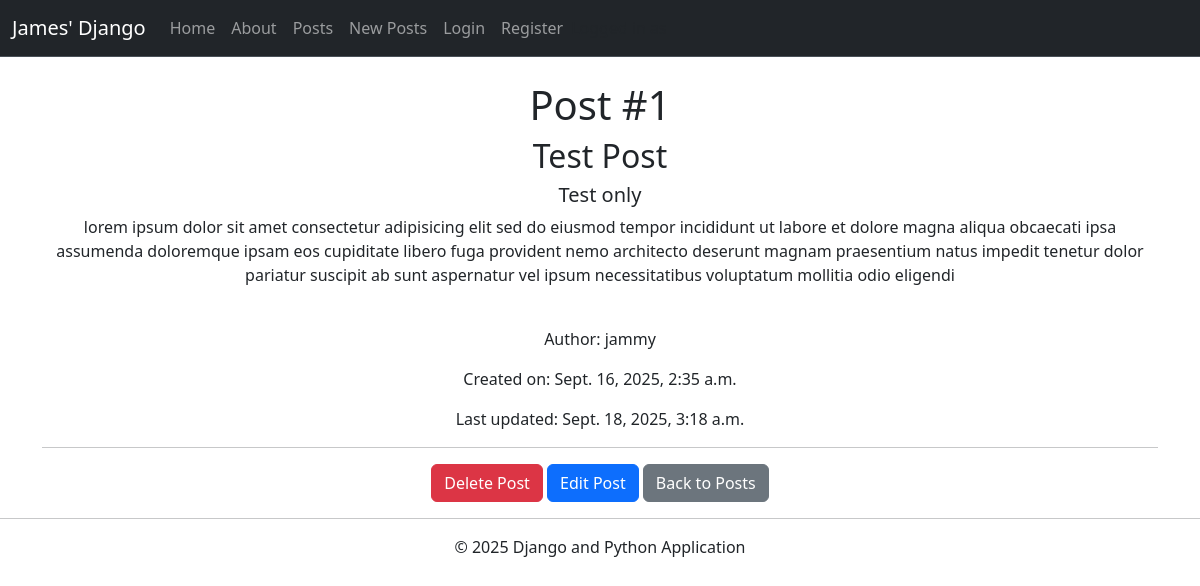
The app's page /posts/1/ with its own data.
### posts/models.py (models this page shows, shortened)
class Post(models.Model):
    title = models.CharField(max_length=128)
    subtitle = models.TextField(max_length=256)
    body = models.TextField()
    author = models.ForeignKey(get_user_model(), on_delete=models.CASCADE)
    created_on = models.DateTimeField(auto_now_add=True)
    updated_on = models.DateTimeField(auto_now=True)

### posts/views.py (the view)
# urls.py: path('<int:pk>/', PostDetailView.as_view(), name='post_detail'),
class PostDetailView(DetailView):
    model = Post
    template_name = 'posts/detail.html'
    context_object_name = 'single_post'

### templates/posts/detail.html
{% extends "base.html" %} {%load static %} {% block css %}
<link rel="stylesheet" href="{% static 'css/posts.css' %}" />
{% endblock css %} {% block title %} {{single_post.title}} {% endblock title%}
{% block content %}
<div class="single_post">
  <div>
    <h1>Post #{{single_post.id}}</h1>
    <h2>{{single_post.title}}</h2>
    <h5>{{single_post.subtitle}}</h5>
    <p>{{single_post.body}}</p>
    <br />
    <p>Author: {{single_post.author}}</p>
    <p>Created on: {{single_post.created_on}}</p>
    <p>Last updated: {{single_post.updated_on}}</p>
  </div>
  <hr />
</div>
<a class="btn btn-danger" href="{% url 'post_delete' single_post.id %}"
  >Delete Post</a
>
<a class="btn btn-primary" href="{% url 'post_edit' single_post.id %}"
  >Edit Post</a
>
<a class="btn btn-secondary" href="{% url 'posts' %}">Back to Posts</a>
{% endblock content %}

### records on screen
Post: id "1", title "Test Post", subtitle "Test only", body "lorem ipsum dolor sit amet consectetur adipisicing elit sed do eiusmod tempor incididunt ut labore et dolore magna aliqua obcaecati ipsa assumenda doloremque ipsam eos cupiditate libero fuga provident nemo architecto deserunt magnam praesentium natus impedit tenetur dolor pariatur suscipit ab sunt aspernatur vel ipsum necessitatibus voluptatum mollitia odio eligendi", author "jammy", created_on "Sept. 16, 2025, 2:35 a.m.", updated_on "Sept. 18, 2025, 3:18 a.m."
